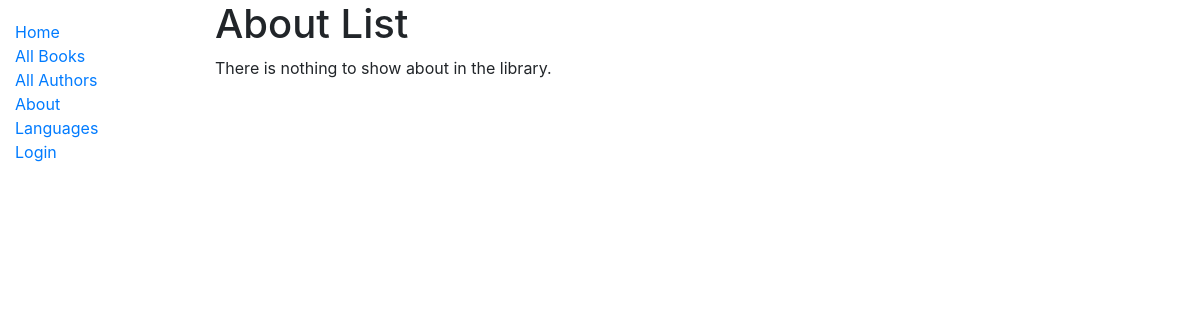
The app's page /catalog/about/, older data.
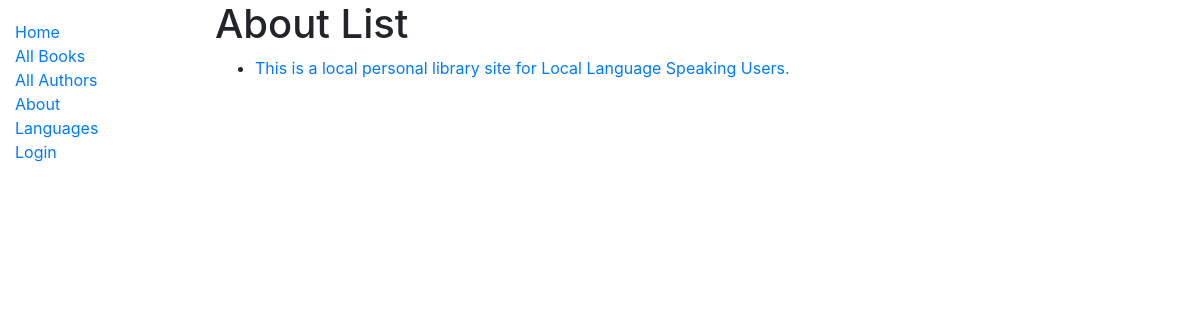
The same page, newer data.
### catalog/models.py (models this page shows)
class About(models.Model):
    about = models.TextField(max_length=3500, help_text='About the Website & Project')
    def __str__(self):
        return self.about
    def get_absolute_url(self):
        return reverse('about',)

### catalog/views.py (the view)
# urls.py: path('about/', views.AboutPageView.as_view(), name = 'about'),
class AboutPageView(generic.ListView):
    model = About
    paginate_by = 10

### catalog/templates/catalog/about_list.html
{% extends "base_generic.html" %}
{% block content %}
  <h1>About List</h1>
  {% if about_list %}
  <ul>
    {% for about in about_list %}
      <li>
        <a href="{{ about.get_absolute_url }}">{{ about }}</a>
      </li>
    {% endfor %}
  </ul>
  {% else %}
    <p>There is nothing to show about in the library.</p>
  {% endif %}
{% endblock %}

Row changes from the older to the newer data that the page shows:
added About: about "This is a local personal library site for Local Language Speaking Users."
Text that changed along with them:
text no longer shown: "There is nothing to show about in the library."
